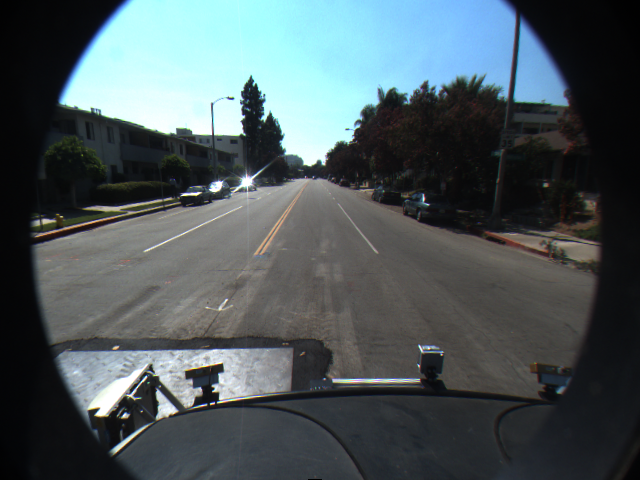
#> input picture images/lane_detection/f00000.png, 640 x 480 px
$ jupyter execute --allow-errors 03_Abgabe_Gruppe11.ipynb   (shell and % lines are left out)
#> lines starting #> are read from the running program, lines starting #| are printed output that depends on the picture; after the words box and inside, x2 and y2 are one past the last pixel; in counts of white or black regions, pixels touching at a corner belong together; long printed decimals are rounded
# Assigment 3: Classical Hough Transform

## Ex. 3.1 Detect lanes and eyes

* there are two datasets available: "images/eye_tracking" and "images/lane_detection" - decide for one of them
* implement the classical Hough Transform for lines (for lane detection) OR circles (eye tracking) as shown in the lecture
* use a Canny edge detector to produce edge images for the sequence of images

[cell 1]
import matplotlib.pyplot as plt
from skimage import io, data, feature, color
import numpy as np

lane1 = io.imread('images/lane_detection/f00000.png')
#> lane1 is the input picture: shape (480, 640, 3); mean R, G, B 76.8, 88.1, 91.5
lane2 = io.imread('images/lane_detection/f00050.png')
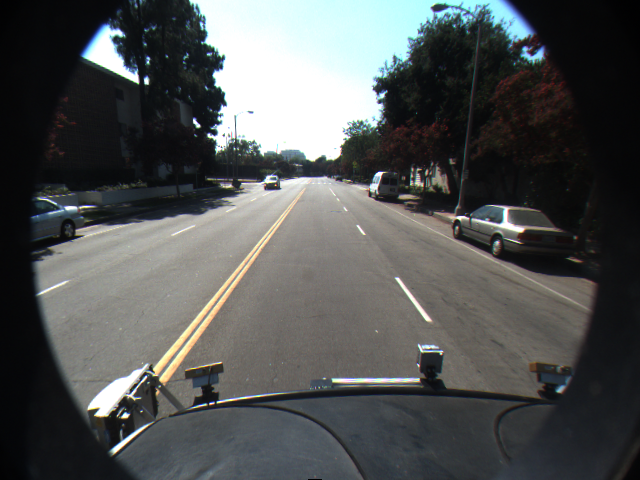
#> input picture images/lane_detection/f00050.png, 640 x 480 px
#> lane2 is the input picture: shape (480, 640, 3); mean R, G, B 81.7, 84.1, 83.7
lane3 = io.imread('images/lane_detection/f00090.png')
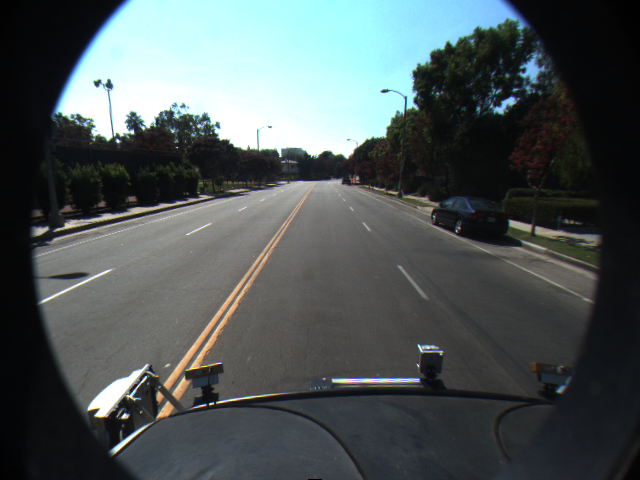
#> input picture images/lane_detection/f00090.png, 640 x 480 px
#> lane3 is the input picture: shape (480, 640, 3); mean R, G, B 78.1, 86.7, 87.3

#> (the rest of this cell did not finish here and is left out)

### Als erstes wenden wir den Canny-Edge-Detector an - Wir haben uns für das Spurendatenset entschieden

[cell 2]
from skimage import img_as_float

Teste dabei verschiedene sigma Werte für die Glättung über Gauss. Canny verdünnt auch für uns die Kanten auf die Breite 1px.

[cell 3]
edges1 = feature.canny(img_as_float(lane1)[:,:,0], sigma = 1.25)
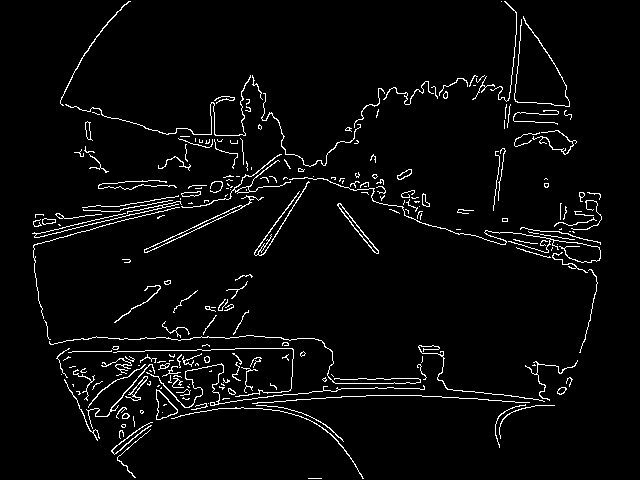
#> edges1: shape (480, 640) bool; 3.8% white in thin lines or dots, all inside (x1, y1, x2, y2) = (32, 1, 602, 479)
edges2 = feature.canny(img_as_float(lane2)[:,:,0], sigma = 1.5) # sieht am besten aus
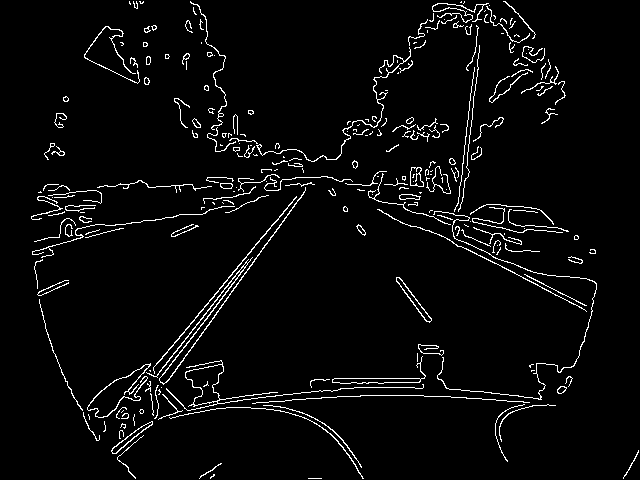
#> edges2: shape (480, 640) bool; 3.9% white in thin lines or dots
edges3 = feature.canny(img_as_float(lane3)[:,:,0], sigma = 1.75)
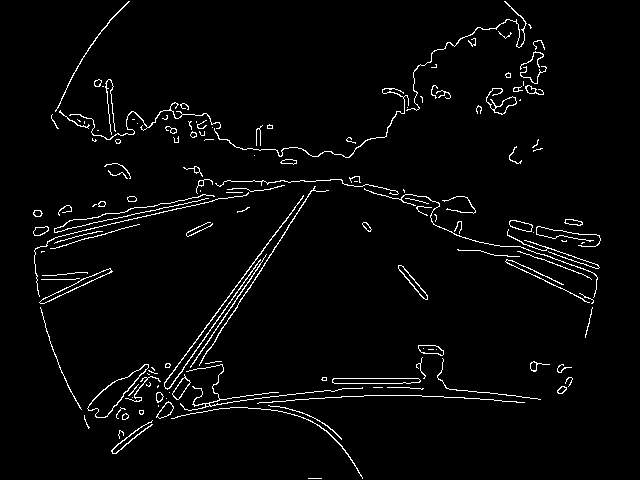
#> edges3: shape (480, 640) bool; 3% white in thin lines or dots, all inside (x1, y1, x2, y2) = (33, 1, 601, 479)

[cell 4]
# display results
fig, (ax1, ax2, ax3) = plt.subplots(nrows=1, ncols=3, figsize=(8, 3),
                                    sharex=True, sharey=True)
ax1.imshow(edges1, cmap=plt.cm.gray)
ax1.axis('off')
ax1.set_title('Lane1', fontsize=20)

ax2.imshow(edges2, cmap=plt.cm.gray)
ax2.axis('off')
ax2.set_title('Lane2', fontsize=20)

ax3.imshow(edges3, cmap=plt.cm.gray)
ax3.axis('off')
ax3.set_title('Lane3', fontsize=20)

fig.tight_layout()

plt.show()

### Nun implementiere Hough Transform, um Linien zu detektieren

[cell 5]
import math

# Hilfsfunktion, wenn wir 2-er Bins für Winkel haben
# basierend auf: https://stackoverflow.com/questions/25361757/python-2-7-round-a-float-up-to-next-even-number/42667364
def round_to_next_even(f):
    number = math.ceil(f / 2.) * 2
    if number - f > 1:
        number -= 2
    return number

[cell 6]
def hough_line_detector(img):
    # Von 0 bis 180 Grad in 2 Grad Schritten
    # thetas = np.deg2rad(np.arange(0.0, 180))

    # Wenn wir die Werte so Einschränken, dass keine Horizontalen Linien
    # akzeptiert werden, können wir die Ergebnisse stark verbessern
    intervall1 = list(np.deg2rad(np.arange(20.0, 75.0)))
    intervall2 = list(np.deg2rad(np.arange(105, 160)))
    thetas = np.array(intervall1 + intervall2)

    # um die verschiedenen Längen von den Vektoren zu speichern, finde den Maximalwert,
    # den es auf dem Bild als Abstand gibt.
    # Das ist die Bilddiagonale
    diag_len = np.ceil(np.sqrt(img.shape[0]**2 +img.shape[1]**2))
#> diag_len = 800

    # da Vektoren in beide Richtungen gehen können,
    # ist einmal positiv Diagonallänge drin, und einmal negativ
    # Vektorlängen v_s,
    v_s = np.linspace(-diag_len, diag_len, diag_len * 2.0)
#> v_s = 1600 values from -800 to 800

    # Das sind Werte, die wir wieder benutzen können
    cos_t = np.cos(thetas)
    sin_t = np.sin(thetas)
    num_thetas = len(thetas)

    # Akkumulator mit Vektorlängen und Winkeln
    accumulator = np.zeros((2 * int(diag_len), num_thetas), dtype=np.uint64)

    # Extrahiere x und y Koordinaten der Kanten-Pixel
    y_idxs, x_idxs = np.nonzero(img)  # (row, col) indexes to edges
#> y_idxs = 9269 values from 1 to 478; x_idxs = 9269 values, max 600 at index 4556, min 33 at index 3541, mean 295.8

    # Iteriere über Pixel, die eine 1 haben.
    for i in range(len(x_idxs)):
        x = x_idxs[i]
        y = y_idxs[i]

        # iteriere über die theta
        for t_idx in range(num_thetas):

            # Zu gegenenen Winkeln berechne die Vektorlängen
            rho = round_to_next_even(x * cos_t[t_idx] + y * sin_t[t_idx]) + diag_len
            # Inkrementieren im Akkumulator
            accumulator[int(rho), t_idx] += 1
#> this loop made 9269 passes
#> (x, y) on passes 1 to 3: (128, 1), (129, 1), (504, 1)
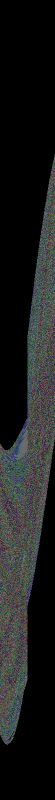
#> accumulator: shape (1600, 110) uint64 (shown at 1/2 size); 178 distinct labels, from 0 to 272; one colour per label, 0 black

    return accumulator, thetas, v_s

[cell 7]
from skimage import io
import numpy as np
import cv2

def draw_line_hessian_normal(image, a, r):

    (dimy,dimx) = image.shape

    #r = x*cosa + y*sina

    # compute start and end point of line
    x0 = 0
    y0 = int(round((r - x0*np.cos(a))/np.sin(a)))
    x1 = dimx-1
    y1 = int(round((r - x1*np.cos(a))/np.sin(a)))

    ret = np.copy(image)
    line = cv2.line(ret,(x0,y0),(x1,y1),(255,0,0),5)
    return line

### Wir definieren eine Funktion zum Finden der betsen Linien

[cell 8]
def find_best_hough_lines(accumulator, thetas, v_s, num_lines):

    # indices of maximal num_lines values in accumulator
#> called with thetas = array of shape (110,), v_s = array of shape (1600,), num_lines = 100
    indices = []
    for i in range(num_lines):
        index = np.unravel_index(np.argmax(accumulator, axis=None), accumulator.shape)
        accumulator[index] = 0
        indices.append(index)
#> accumulator: shape (1600, 110) uint64; 134 distinct labels, from 0 to 133

    # Hessesche Normalform durch lookup in thetas und v_s-längen:
    lines = []
    for index in indices:
        theta = thetas[index[1]]
        v = v_s[index[0]]
        lines.append([theta, v])
#> this loop made 100 passes
#> index on passes 1 to 12: (1160, 17), (1164, 16), (1166, 15), (1158, 16), (866, 58), (860, 59), (1158, 14), (1166, 17), (1160, 15), (1168, 17), (820, 65), (1162, 14)

    return lines

## line detection for lane detection

* use your implementation of the Hough Transform to find the 10 strongest lines in the image
* display your result set (draw those lines on the image) (**RESULT**)
* can you improve the performance by limiting the space of solutions? implement and draw lines again! (**BONUS**)

[cell 9]
accumulator, thetas, v_s = hough_line_detector(edges3)

[cell 10]
lines100 = find_best_hough_lines(accumulator, thetas, v_s, 100)
lines10 = find_best_hough_lines(accumulator, thetas, v_s, 10)
#> after the loop in find_best_hough_lines (call 2), `for i in range(num_lines):`: accumulator: shape (1600, 110) uint64; 132 distinct labels, from 0 to 131
#> the loop in find_best_hough_lines (call 2), `for index in indices:` made 10 passes
#> index on passes 1 to 10: (1088, 44), (1154, 13), (1162, 12), (780, 69), (866, 57), (1050, 52), (1160, 21), (834, 61), (1170, 23), (1170, 25)
lines1 = find_best_hough_lines(accumulator, thetas, v_s, 1)
#> after the loop in find_best_hough_lines (call 3), `for i in range(num_lines):`: accumulator: shape (1600, 110) uint64; 131 distinct labels, from 0 to 130

[cell 11]
image = lane3[:,:,0]
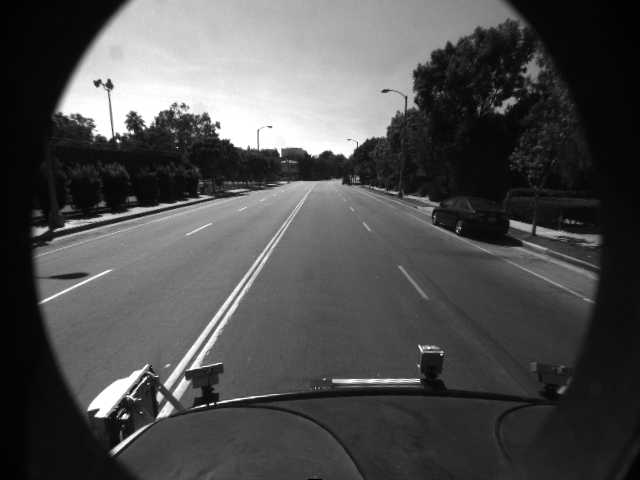
#> image: shape (480, 640); min 0, max 255, mean 78.1
for l in lines10:
    theta = l[0]
    length = l[1]
    print(theta, length)
    image = draw_line_hessian_normal(image, theta, length)
#> this loop made 10 passes
#> l on passes 1 to 10: [1.12, 288.7], [0.576, 354.7], [0.559, 362.7], [2.08, -19.51], [1.87, 66.54], [1.26, 250.7], [0.716, 360.7], [1.94, 34.52], [0.75, 370.7], [0.785, 370.7]
#| 1.117 288.680
#| 0.576 354.722
#| 0.5585 362.727
#| 2.077 -19.512
#| 1.868 66.542
#| 1.257 250.657
#| 0.7156 360.725
#| 1.937 34.522
#> (further printed lines are left out)
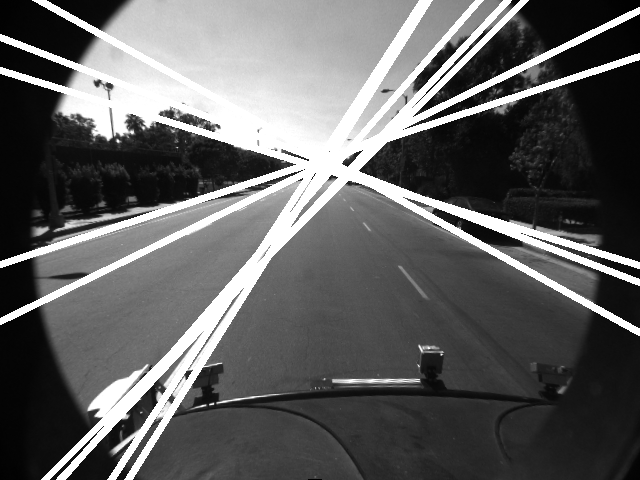
#> image: shape (480, 640); min 0, max 255, mean 97.1
io.imshow(image)

### Nachdem die ersten 10 Linien gut treffen, gucken wir uns die weiteren an

[cell 12]
image = lane3[:,:,0]
for l in lines100:
    theta = l[0]
    length = l[1]
    image = draw_line_hessian_normal(image, theta, length)
#> this loop made 100 passes
#> l on passes 1 to 12: [0.646, 360.7], [0.628, 364.7], [0.611, 366.7], [0.628, 358.7], [1.88, 66.54], [1.9, 60.54], [0.593, 358.7], [0.646, 366.7], [0.611, 360.7], [0.646, 368.7], [2.01, 20.51], [0.593, 362.7]
#> pass 2, in draw_line_hessian_normal (call 12), `line = cv2.line(ret,(x0,y0),(x1,y1),(255,0,0),5)`:
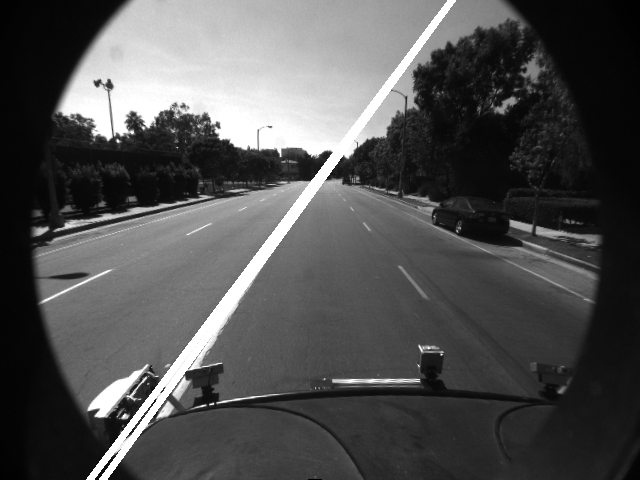
#> line: shape (480, 640); min 0, max 255, mean 80.9
#> after the loop:
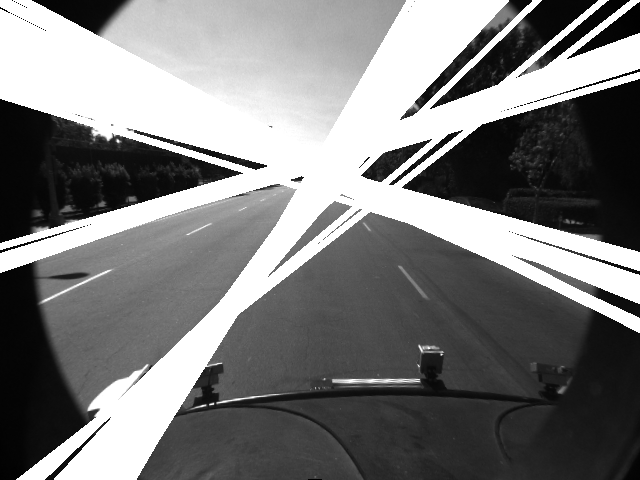
#> image: shape (480, 640); min 0, max 255, mean 124.5
io.imshow(image)
